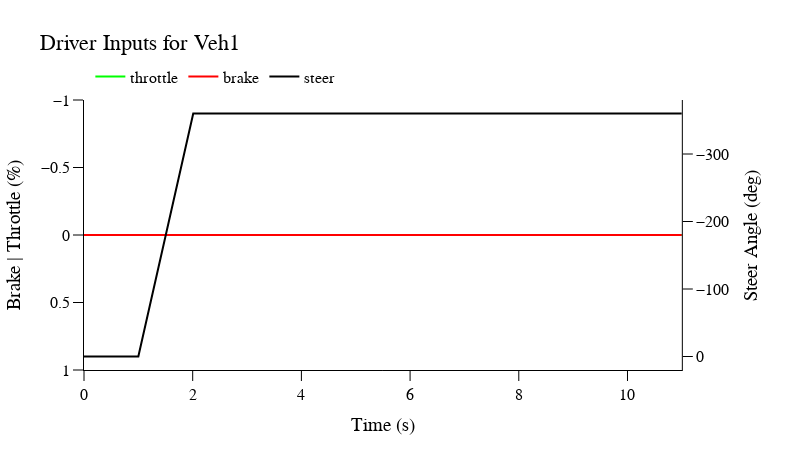

This figure's notebook cell:
### Markdown cell above
#### Create Pycrash vehicle
- set initial velocity
- try varying cg height - `hcg`

### Code cell
veh1 = Vehicle('Veh1', vehicle_input_dict)
t = [0, 1, 2, 3, 4, 5, 6, 7, 8, 9, 10, 11]
brake = [0, 0, 0, 0, 0, 0, 0, 0, 0, 0, 0, 0]
throttle = [0, 0, 0, 0, 0, 0, 0, 0, 0, 0, 0, 0]
steer = [0, 0, -360, -360, -360, -360, -360, -360, -360, -360, -360, -360]

# ".time_inputs()" is an internal function that interpolates time inputs
veh1.time_inputs(t, throttle, brake, steer)
veh1.vx_initial = 15
veh1.hcg = 2   # vary cg height

### Figure 1 — Plotly figure (JSON) as saved in the notebook; plotly's stock layout.template omitted (floating-point values rounded to 4 significant figures; data arrays with more than 128 entries replaced by an {"elided": "..."} marker saying what was removed)
{"data": [{"line": {"color": "rgb(0, 255, 0)", "width": 2}, "mode": "lines", "name": "throttle", "type": "scatter", "x": {"elided": "1101 float values"}, "xaxis": "x", "y": {"elided": "1101 float values"}, "yaxis": "y"}, {"line": {"color": "rgb(255, 0, 0)", "width": 2}, "mode": "lines", "name": "brake", "type": "scatter", "x": {"elided": "1101 float values"}, "xaxis": "x", "y": {"elided": "1101 float values"}, "yaxis": "y"}, {"line": {"color": "rgb(0, 0, 0)", "width": 2}, "mode": "lines", "name": "steer", "type": "scatter", "x": {"elided": "1101 float values"}, "xaxis": "x", "y": {"elided": "1101 float values"}, "yaxis": "y2"}], "layout": {"autosize": false, "font": {"color": "black", "family": "Arial", "size": 16}, "height": 450, "legend": {"orientation": "h", "x": 0.01, "xanchor": "left", "y": 1.15, "yanchor": "top"}, "title": {"text": "Driver Inputs for Veh1"}, "width": 800, "xaxis": {"anchor": "y", "domain": [0.0, 0.94], "linecolor": "black", "linewidth": 1, "showgrid": false, "showline": true, "tickcolor": "black", "ticklen": 10, "ticks": "outside", "tickwidth": 1, "title": {"text": "Time (s)"}, "zeroline": false}, "yaxis": {"anchor": "x", "autorange": "reversed", "domain": [0.0, 1.0], "linecolor": "black", "linewidth": 1, "showgrid": false, "showline": true, "tickcolor": "black", "ticklen": 10, "ticks": "outside", "tickwidth": 1, "title": {"text": "Brake | Throttle (%)"}, "zeroline": false}, "yaxis2": {"anchor": "x", "autorange": "reversed", "linecolor": "black", "linewidth": 1, "overlaying": "y", "showgrid": false, "showline": true, "side": "right", "tickcolor": "black", "ticklen": 10, "ticks": "outside", "tickwidth": 1, "title": {"text": "Steer Angle (deg)"}, "zeroline": false}}}
